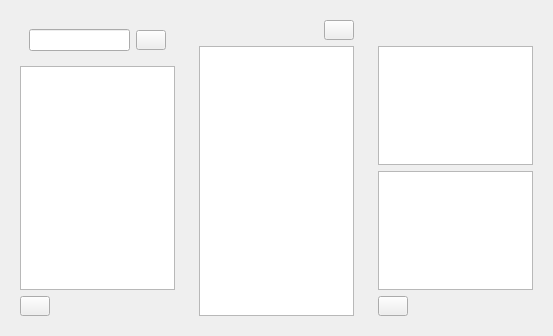
<?xml version="1.0" encoding="UTF-8"?>
<ui version="4.0">
 <class>Form</class>
 <widget class="QWidget" name="Form">
  <property name="geometry">
   <rect>
    <x>0</x>
    <y>0</y>
    <width>553</width>
    <height>336</height>
   </rect>
  </property>
  <property name="windowTitle">
   <string>Form</string>
  </property>
  <layout class="QGridLayout" name="gridLayout">
   <item row="1" column="4">
    <widget class="QWidget" name="widget_chat" native="true">
     <property name="sizePolicy">
      <sizepolicy hsizetype="Expanding" vsizetype="Expanding">
       <horstretch>0</horstretch>
       <verstretch>0</verstretch>
      </sizepolicy>
     </property>
     <layout class="QVBoxLayout" name="verticalLayout_2">
      <item>
       <layout class="QHBoxLayout" name="horizontalLayout_2">
        <item>
         <spacer name="horizontalSpacer_3">
          <property name="orientation">
           <enum>Qt::Horizontal</enum>
          </property>
          <property name="sizeHint" stdset="0">
           <size>
            <width>40</width>
            <height>20</height>
           </size>
          </property>
         </spacer>
        </item>
        <item>
         <widget class="QLabel" name="lbl_chat_name">
          <property name="text">
           <string/>
          </property>
         </widget>
        </item>
        <item>
         <spacer name="horizontalSpacer_4">
          <property name="orientation">
           <enum>Qt::Horizontal</enum>
          </property>
          <property name="sizeHint" stdset="0">
           <size>
            <width>40</width>
            <height>20</height>
           </size>
          </property>
         </spacer>
        </item>
       </layout>
      </item>
      <item>
       <layout class="QVBoxLayout" name="verticalLayout">
        <item>
         <widget class="QListView" name="listView_chat"/>
        </item>
        <item>
         <widget class="CustomQTextEdit" name="textEdit_chat"/>
        </item>
        <item>
         <layout class="QHBoxLayout" name="horizontalLayout_3">
          <item>
           <widget class="QPushButton" name="btn_back">
            <property name="minimumSize">
             <size>
              <width>30</width>
              <height>20</height>
             </size>
            </property>
            <property name="maximumSize">
             <size>
              <width>30</width>
              <height>20</height>
             </size>
            </property>
            <property name="text">
             <string/>
            </property>
            <property name="icon">
             <iconset>
              <normalon>:/back.png</normalon>
             </iconset>
            </property>
            <property name="iconSize">
             <size>
              <width>30</width>
              <height>20</height>
             </size>
            </property>
           </widget>
          </item>
          <item>
           <spacer name="horizontalSpacer">
            <property name="orientation">
             <enum>Qt::Horizontal</enum>
            </property>
            <property name="sizeHint" stdset="0">
             <size>
              <width>40</width>
              <height>20</height>
             </size>
            </property>
           </spacer>
          </item>
         </layout>
        </item>
       </layout>
      </item>
     </layout>
    </widget>
   </item>
   <item row="1" column="1">
    <widget class="QWidget" name="widget_user_chat" native="true">
     <layout class="QVBoxLayout" name="verticalLayout_5">
      <item>
       <layout class="QHBoxLayout" name="horizontalLayout">
        <item>
         <widget class="QLabel" name="label">
          <property name="text">
           <string/>
          </property>
         </widget>
        </item>
        <item>
         <spacer name="horizontalSpacer_2">
          <property name="orientation">
           <enum>Qt::Horizontal</enum>
          </property>
          <property name="sizeHint" stdset="0">
           <size>
            <width>40</width>
            <height>20</height>
           </size>
          </property>
         </spacer>
        </item>
        <item>
         <widget class="QPushButton" name="btn_menu">
          <property name="maximumSize">
           <size>
            <width>30</width>
            <height>20</height>
           </size>
          </property>
          <property name="text">
           <string/>
          </property>
         </widget>
        </item>
       </layout>
      </item>
      <item>
       <widget class="QListWidget" name="listWidget_chat_users"/>
      </item>
     </layout>
    </widget>
   </item>
   <item row="1" column="0">
    <widget class="QWidget" name="widget_users" native="true">
     <layout class="QVBoxLayout" name="verticalLayout_4">
      <item>
       <widget class="QWidget" name="widget_group_create" native="true">
        <layout class="QHBoxLayout" name="horizontalLayout_8">
         <item>
          <widget class="QLineEdit" name="lineEdit_group_name"/>
         </item>
         <item>
          <widget class="QPushButton" name="btn_create_group">
           <property name="maximumSize">
            <size>
             <width>30</width>
             <height>20</height>
            </size>
           </property>
           <property name="text">
            <string/>
           </property>
           <property name="icon">
            <iconset>
             <normalon>:/create_group.png</normalon>
            </iconset>
           </property>
           <property name="iconSize">
            <size>
             <width>30</width>
             <height>20</height>
            </size>
           </property>
          </widget>
         </item>
        </layout>
       </widget>
      </item>
      <item>
       <widget class="QListWidget" name="listWidget_users"/>
      </item>
      <item>
       <layout class="QHBoxLayout" name="horizontalLayout_4">
        <item>
         <widget class="QPushButton" name="btn_back_user_chat">
          <property name="maximumSize">
           <size>
            <width>30</width>
            <height>20</height>
           </size>
          </property>
          <property name="text">
           <string/>
          </property>
          <property name="icon">
           <iconset>
            <normalon>:/back.png</normalon>
           </iconset>
          </property>
          <property name="iconSize">
           <size>
            <width>30</width>
            <height>20</height>
           </size>
          </property>
         </widget>
        </item>
        <item>
         <spacer name="horizontalSpacer_5">
          <property name="orientation">
           <enum>Qt::Horizontal</enum>
          </property>
          <property name="sizeHint" stdset="0">
           <size>
            <width>40</width>
            <height>20</height>
           </size>
          </property>
         </spacer>
        </item>
       </layout>
      </item>
     </layout>
    </widget>
   </item>
  </layout>
 </widget>
 <customwidgets>
  <customwidget>
   <class>CustomQTextEdit</class>
   <extends>QTextEdit</extends>
   <header>customqtextedit.h</header>
  </customwidget>
 </customwidgets>
 <resources/>
 <connections/>
</ui>
